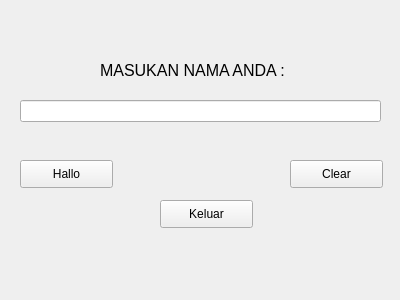
<?xml version="1.0" encoding="UTF-8"?>
<ui version="4.0">
 <class>Form</class>
 <widget class="QWidget" name="Form">
  <property name="geometry">
   <rect>
    <x>0</x>
    <y>0</y>
    <width>400</width>
    <height>300</height>
   </rect>
  </property>
  <property name="windowTitle">
   <string>Form</string>
  </property>
  <widget class="QLabel" name="label">
   <property name="geometry">
    <rect>
     <x>100</x>
     <y>60</y>
     <width>231</width>
     <height>20</height>
    </rect>
   </property>
   <property name="font">
    <font>
     <pointsize>12</pointsize>
    </font>
   </property>
   <property name="text">
    <string>MASUKAN NAMA ANDA :</string>
   </property>
  </widget>
  <widget class="QLineEdit" name="lineEdit">
   <property name="geometry">
    <rect>
     <x>20</x>
     <y>100</y>
     <width>361</width>
     <height>22</height>
    </rect>
   </property>
  </widget>
  <widget class="QPushButton" name="Hallo">
   <property name="geometry">
    <rect>
     <x>20</x>
     <y>160</y>
     <width>93</width>
     <height>28</height>
    </rect>
   </property>
   <property name="text">
    <string>Hallo</string>
   </property>
  </widget>
  <widget class="QPushButton" name="Clear">
   <property name="geometry">
    <rect>
     <x>290</x>
     <y>160</y>
     <width>93</width>
     <height>28</height>
    </rect>
   </property>
   <property name="text">
    <string>Clear</string>
   </property>
  </widget>
  <widget class="QPushButton" name="pushButton_3">
   <property name="geometry">
    <rect>
     <x>160</x>
     <y>200</y>
     <width>93</width>
     <height>28</height>
    </rect>
   </property>
   <property name="text">
    <string>Keluar</string>
   </property>
  </widget>
 </widget>
 <resources/>
 <connections/>
</ui>
